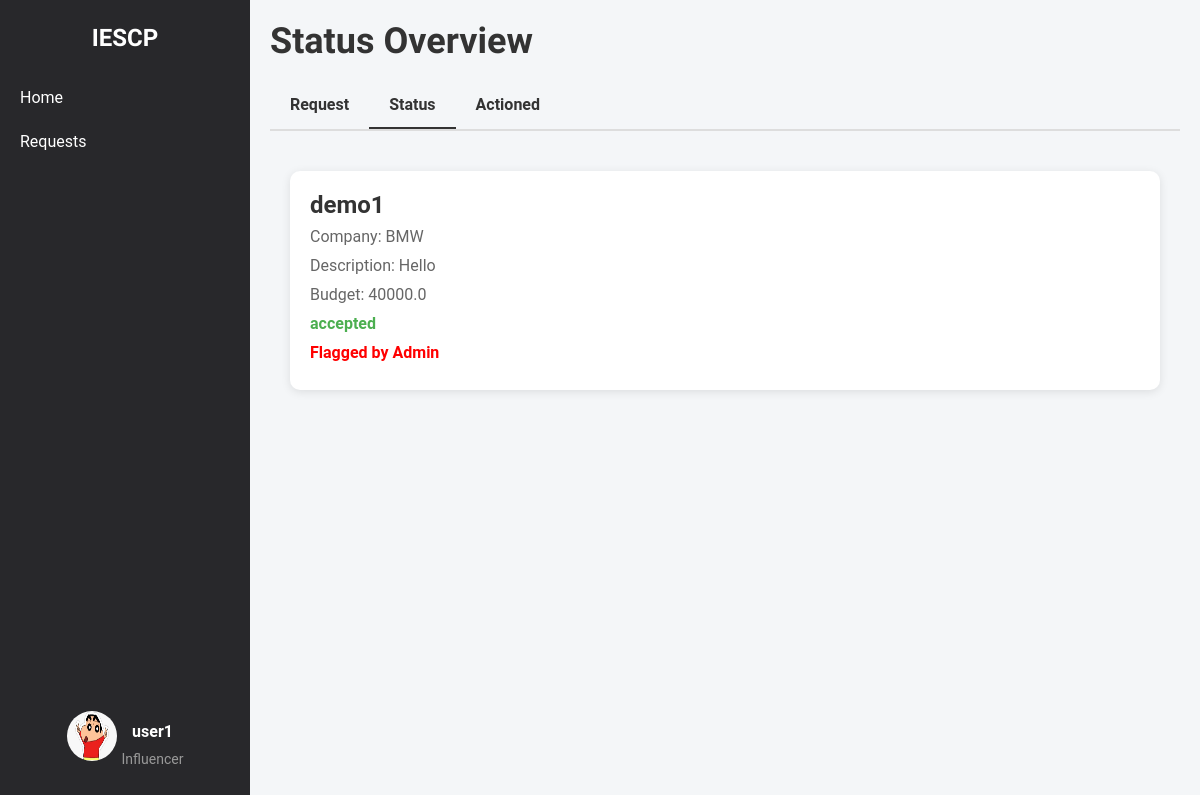
The page /influencer/campaign/request_status (signed in) on the database its author committed.
### models.py (models this page shows, shortened)
class Influencer(db.Model):
    __tablename__ = 'influencers'
    id = db.Column(db.Integer, primary_key=True)
    name = db.Column(db.String(255), nullable=False)
    username = db.Column(db.String(255), unique=True, nullable=False)
    email = db.Column(db.String(255), unique=True, nullable=False)
    password_hash = db.Column(db.String(255), nullable=False)
    category = db.Column(db.String(255), nullable=False)
    interest = db.Column(db.String(255), nullable=False)
    reach = db.Column(db.Integer, nullable=False)
    social_media_links = db.Column(db.String(255), nullable=False)
    bio = db.Column(db.String(255), nullable=False)
    profile_picture = db.Column(db.String(255), nullable=False)
    campaigns = db.relationship('Campaign', secondary=influencer_campaign_association, back_populates='influencers')

class InterestedCampaigns(db.Model):
    __tablename__ = 'interested_campaigns'
    id = db.Column(db.Integer, primary_key=True)
    influencer_id = db.Column(
        db.Integer,
        db.ForeignKey('influencers.id', name='fk_influencer_id'),
        nullable=False
    )
    campaign_id = db.Column(
        db.Integer,
        db.ForeignKey('campaign.id', name='fk_campaign_id'),
        nullable=False
    )
    company_id = db.Column(
        db.Integer,
        db.ForeignKey('company.id', name='fk_company_id'),
        nullable=False
    )
    expressed_at = db.Column(db.DateTime, nullable=False, default=datetime.utcnow)
    status = db.Column(db.String(50), nullable=False, default='pending')
    influencer = db.relationship('Influencer', backref=db.backref('interested_campaigns', lazy=True))
    campaign = db.relationship('Campaign', backref=db.backref('interested_influencers', lazy=True))
    company = db.relationship('Company', backref=db.backref('company_interests', lazy=True))

class Campaign(db.Model):
    __tablename__ = 'campaign'
    id = db.Column(db.Integer, primary_key=True)
    title = db.Column(db.String(200), nullable=False)
    description = db.Column(db.Text, nullable=False)
    budget = db.Column(db.Float, nullable=False)
    start_date = db.Column(db.Date, nullable=False)
    end_date = db.Column(db.Date, nullable=False)
    company_id = db.Column(db.Integer, db.ForeignKey('company.id'), nullable=False)
    admin_id = db.Column(db.Integer, db.ForeignKey('admin.id'), nullable=False, default=1)
    status = db.Column(db.String(50), nullable=False, default='pending')
    category = db.Column(db.String(255), nullable=False)
    created_at = db.Column(db.DateTime, nullable=False, default=datetime.utcnow)
    visibility = db.Column(db.String(50), nullable=False, default='public')
    influencers = db.relationship('Influencer', secondary=influencer_campaign_association, back_populates='campaigns')
    is_flag = db.Column(db.Boolean, nullable=False, default=False)

class Company(db.Model):
    __tablename__ = 'company'
    id = db.Column(db.Integer, primary_key=True)
    company_name = db.Column(db.String(100), nullable=False)
    username = db.Column(db.String(50), unique=True, nullable=False)
    email = db.Column(db.String(120), unique=True, nullable=False)
    password_hash = db.Column(db.String(128), nullable=False)
    phone_number = db.Column(db.String(20), nullable=False)
    address = db.Column(db.String(200), nullable=False)
    industry = db.Column(db.String(100), nullable=False)
    other_industry = db.Column(db.String(100), nullable=True)
    website = db.Column(db.String(200), nullable=False)
    description = db.Column(db.Text, nullable=False)
    social_media_link = db.Column(db.String(200), nullable=False)
    logo = db.Column(db.String(200), nullable=False)
    campaigns = db.relationship('Campaign', backref='company', lazy=True)

### influencer_routes.py (the view)
@app.route('/influencer/campaign/request_status')
@influencer_auth_required
def request_status():
    user = Influencer.query.get(session['influencer_id'])
    interests = InterestedCampaigns.query.filter_by(influencer_id=user.id).all()
    return render_template('influencer_request_status.html', user=user, interests=interests)

### influencer_routes.py (called while the page is built)
def influencer_auth_required(func):
    @wraps(func)
    def func2(*args, **kwargs):
        if 'influencer_id' in session:
            return func(*args, **kwargs)
        else:
            flash("Please login first")
            return redirect(url_for('influencer_login'))
    return func2

### templates/influencer_request_status.html (shortened to what this page needs)
{% extends 'layout.html' %}
{% block content %}
    <div class="container-box">
        <div class="sidebar">
            <div class="logo">IESCP</div>
            <ul>
                <li><a href="{{ url_for('influencer_home') }}">Home</a></li>
                <li><a href="{{ url_for('influencer_campaign_requests') }}">Requests</a></li>
            </ul>
            <div class="profile">
                <a href="{{ url_for('influencer_dashboard') }}">
                    <img src="{{ url_for('static', filename='profile_upload/influencer/' + user.username + '/' + user.profile_picture) }}" alt="Profile Picture">
                    <div class="profile-name-category">
                        <span class="name">{{ user.name }}</span>
                        <span class="category">Influencer</span>
                    </div>
                </a>
            </div>
        </div>
        <div class="main-content">
            <h1>Status Overview</h1>
            <div class="tabs">
                <a href="{{ url_for('influencer_campaign_requests') }}" class="tab">Request</a>
                <a href="{{url_for('request_status')}}" class="tab active">Status</a>
                <a href="{{url_for('influencer_request_actioned')}}" class="tab">Actioned</a>
            </div>
            <div class="status-list">
                {% for interest in interests %}
                <div class="status-item">
                    <h3>{{ interest.campaign.title }}</h3>
                    <p>Company: {{ interest.company.company_name }}</p>
                    <p>Description: {{ interest.campaign.description }}</p>
                    <p>Budget: {{ interest.campaign.budget }}</p>
                    <p class="status {{ interest.status }}">{{ interest.status }}</p>
                    {% if interest.campaign.is_flag %}
                        <p style="color: red; font-weight: bold;">Flagged by Admin</p>
                    {% endif %}
                </div>
                {% endfor %}
            </div>
        </div>
    </div>
{% endblock %}

### templates/influencer_request_status.html (style rules this page uses)
body { font-family: 'Roboto', Arial, sans-serif; margin: 0; padding: 0; height: 100vh; background-color: #f4f6f8; }
.container-box { display: flex; width: 100%; }
a { text-decoration: none; color: whitesmoke; }
.sidebar { width: 250px; background-color: #28282B; color: white; display: flex; flex-direction: column; align-items: center; padding-top: 20px; position: fixed; top: 0; height: 100vh; overflow: auto; }
.sidebar .logo { font-size: 24px; font-weight: bold; margin-bottom: 20px; font-family: 'Lexend Deca', sans-serif; font-weight: 600; }
.sidebar ul { list-style-type: none; padding: 0; width: 100%; }
.sidebar ul li { width: 100%; }
.sidebar ul li a { display: block; padding: 10px 20px; color: white; text-decoration: none; }
.sidebar .profile { margin-top: auto; text-align: center; padding: 10px; }
.profile .name { font-size: 16px; font-weight: bold; color: white; }
.profile .category { font-size: 14px; color: #999; margin-top: 5px; }
.sidebar .profile img { width: 50px; height: 50px; border-radius: 50%; margin-bottom: 5px; }
.profile { display: flex; flex-direction: column; align-items: center; text-align: center; padding: 10px; margin-bottom: 20px; }
.profile a { display: flex; align-items: center; text-align: center; justify-content: center; gap: 5px; }
.profile-name-category { display: flex; flex-direction: column; align-items: center; text-align: center; justify-content: center; padding-top: 13px; }
.main-content { flex: 1; padding: 20px; margin-left: 250px; overflow-y: auto; }
.main-content h1 { font-size: 36px; font-weight: bold; font-family: 'Lexend Deca', sans-serif; color: #333; margin-bottom: 20px; }
.tabs { display: flex; border-bottom: 2px solid #ddd; margin-bottom: 20px; }
.tab { padding: 10px 20px; cursor: pointer; font-weight: bold; color: #333; border: none; background-color: transparent; }
.tab.active { border-bottom: 2px solid #333; }
.status-list { display: flex; flex-direction: column; align-items: center; justify-content: center; }
.status-item { background-color: white; padding: 20px; border-radius: 10px; box-shadow: 0 2px 10px rgba(0, 0, 0, 0.1); margin: 20px 0; width: calc(100% - 40px); max-width: 1000px; }
.status-item h3 { margin: 0; font-size: 24px; font-weight: bold; color: #333; }
.status-item p { margin: 5px 0; color: #666; }
.status-item .status { font-weight: bold; font-size: 16px; }
.status-item .status.accepted { color: #4caf50; }

### rows shown on the page
Influencer: username+profile_picture (picture), name "user1"
InterestedCampaigns: campaign "demo1", company.company_name "BMW", campaign.description "Hello", campaign.budget "40000.0", status "accepted"
